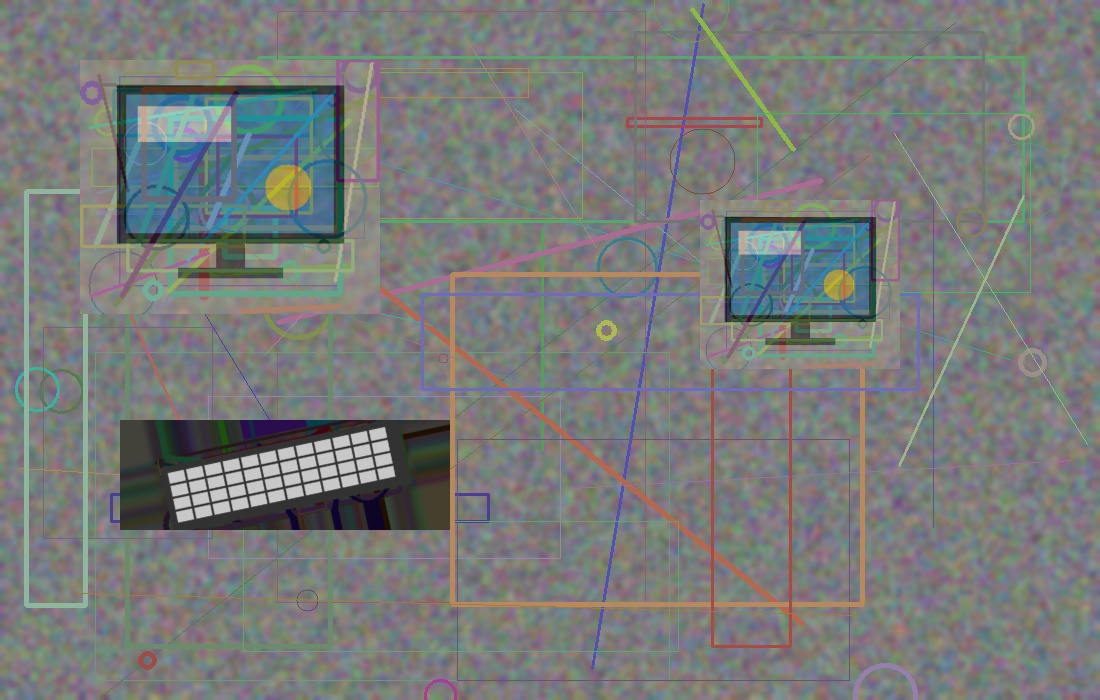
#> input picture lab 6/images/lab_inventory.jpg, 1100 x 700 px
$ python task2.py
#> lines starting #> are read from the running program, lines starting #| are printed output that depends on the picture; after the words box and inside, x2 and y2 are one past the last pixel; in counts of white or black regions, pixels touching at a corner belong together
import cv2
import numpy as np

scene = cv2.imread("images/lab_inventory.jpg")
#> scene is the input picture: shape (700, 1100, 3); mean B, G, R 121.6, 122.9, 120.7
refs = {
    "Monitor": cv2.imread("images/ref_monitor.jpg"),
    "Keyboard": cv2.imread("images/ref_keyboard.jpg"),
}
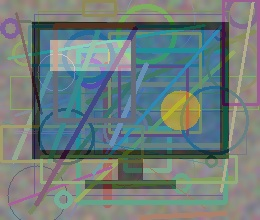
#> input picture lab 6/images/ref_monitor.jpg, 260 x 220 px
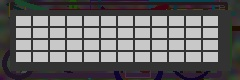
#> input picture lab 6/images/ref_keyboard.jpg, 240 x 80 px

sift = cv2.SIFT_create()
bf = cv2.BFMatcher()
scene_gray = cv2.cvtColor(scene, cv2.COLOR_BGR2GRAY)
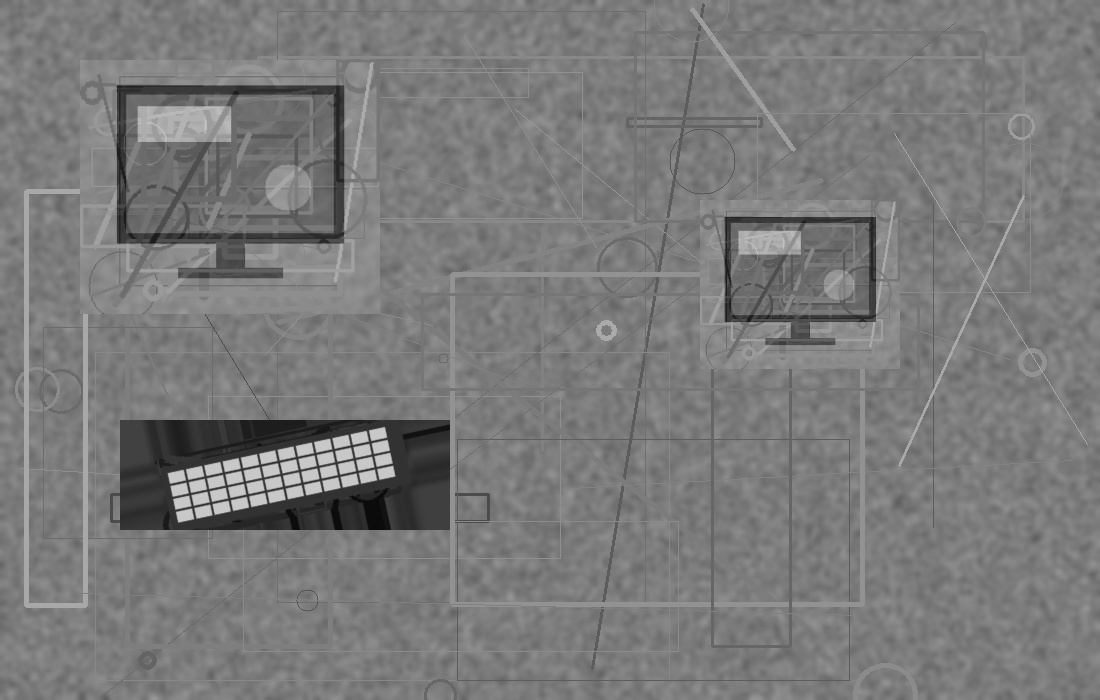
#> scene_gray: shape (700, 1100); min 8, max 206, mean 122.1
kp_s, des_s = sift.detectAndCompute(scene_gray, None)
#> kp_s = 1302 keypoints; strongest (x, y, size): (174, 476, 8.1), (388, 473, 8.2), (183, 517, 7.8), (380, 433, 7.8)

output = scene.copy()
inventory = {}
colors = {"Monitor": (0, 255, 0), "Keyboard": (255, 0, 0)}
ratio = {"Monitor": 0.7, "Keyboard": 0.9}
min_inl = {"Monitor": 10, "Keyboard": 25}

for name, ref in refs.items():
    ref_gray = cv2.cvtColor(ref, cv2.COLOR_BGR2GRAY)
    kp_r, des_r = sift.detectAndCompute(ref_gray, None)
    found = 0
    mask_scene = np.ones(len(kp_s), dtype=bool)
    for _ in range(4):
        idx = np.where(mask_scene)[0]
        if len(idx) < 10:
            break
        sub_kp = [kp_s[i] for i in idx]
        sub_des = des_s[idx]
        matches = bf.knnMatch(des_r, sub_des, k=2)
        good = []
        for m, n in matches:
            if m.distance < ratio[name] * n.distance:
                good.append(m)
        if len(good) < 8:
            break
        src = np.float32([kp_r[m.queryIdx].pt for m in good]).reshape(-1, 1, 2)
        dst = np.float32([sub_kp[m.trainIdx].pt for m in good]).reshape(-1, 1, 2)
        H, inliers = cv2.findHomography(src, dst, cv2.RANSAC, 5.0)
        if H is None or inliers.sum() < min_inl[name]:
            break
        h, w = ref_gray.shape
        pts = np.float32([[0, 0], [0, h - 1], [w - 1, h - 1], [w - 1, 0]]).reshape(-1, 1, 2)
        box = cv2.perspectiveTransform(pts, H)
        cv2.polylines(output, [np.int32(box)], True, colors[name], 3)
        cv2.putText(output, f"{name} #{found + 1}", tuple(np.int32(box[0][0])),
                    cv2.FONT_HERSHEY_SIMPLEX, 0.8, colors[name], 2)
        found += 1
        inl = inliers.ravel() == 1
        for m, keep in zip(good, inl):
            if keep:
                mask_scene[idx[m.trainIdx]] = False
        poly_mask = np.zeros(scene_gray.shape, np.uint8)
        cv2.fillPoly(poly_mask, [np.int32(box)], 255)
        for i in idx:
            x, y = kp_s[i].pt
            if poly_mask[int(min(max(y, 0), poly_mask.shape[0] - 1)), int(min(max(x, 0), poly_mask.shape[1] - 1))]:
                mask_scene[i] = False
    inventory[name] = found
#> this loop made 2 passes
#> name on passes 1 to 2: 'Monitor', 'Keyboard'
#> pass 1, `ref_gray = cv2.cvtColor(ref, cv2.COLOR_BGR2GRAY)`:
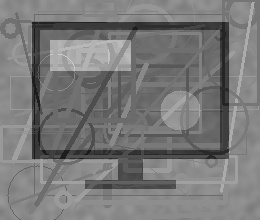
#> ref_gray: shape (220, 260); min 23, max 206, mean 121.2
#> pass 2, `ref_gray = cv2.cvtColor(ref, cv2.COLOR_BGR2GRAY)`:
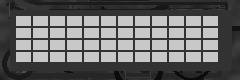
#> ref_gray: shape (80, 240); min 7, max 205, mean 103.4
#> after the loop:
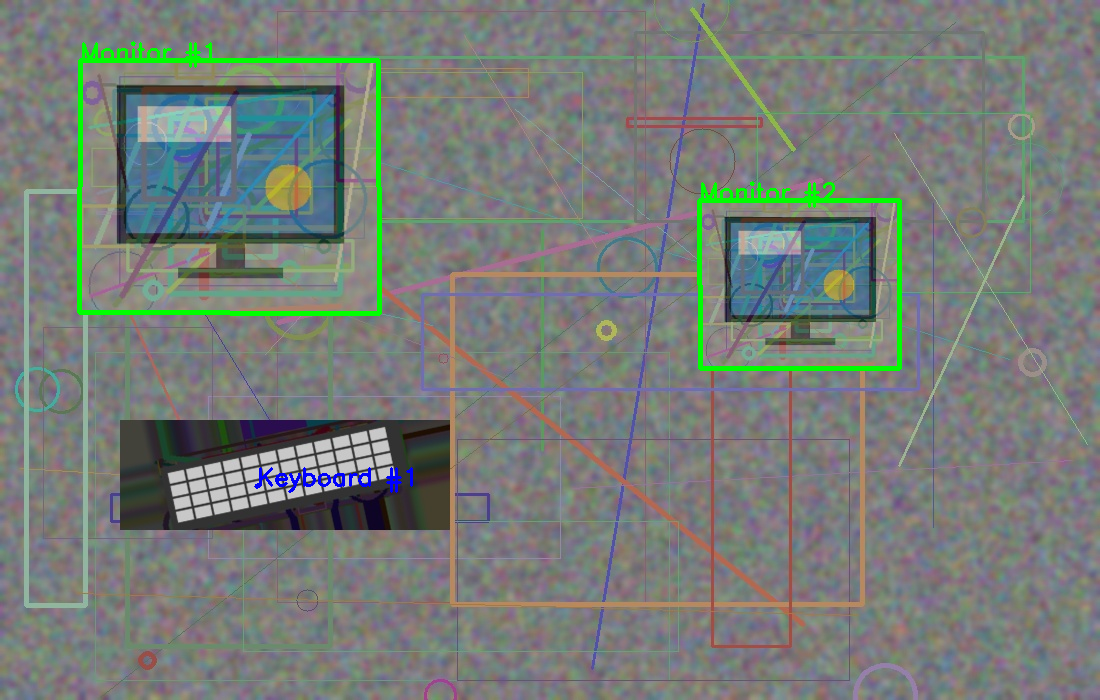
#> output: shape (700, 1100, 3); 1.54% of pixels changed, all inside (x1, y1, x2, y2) = (77, 41, 902, 493)
#> after the loop:
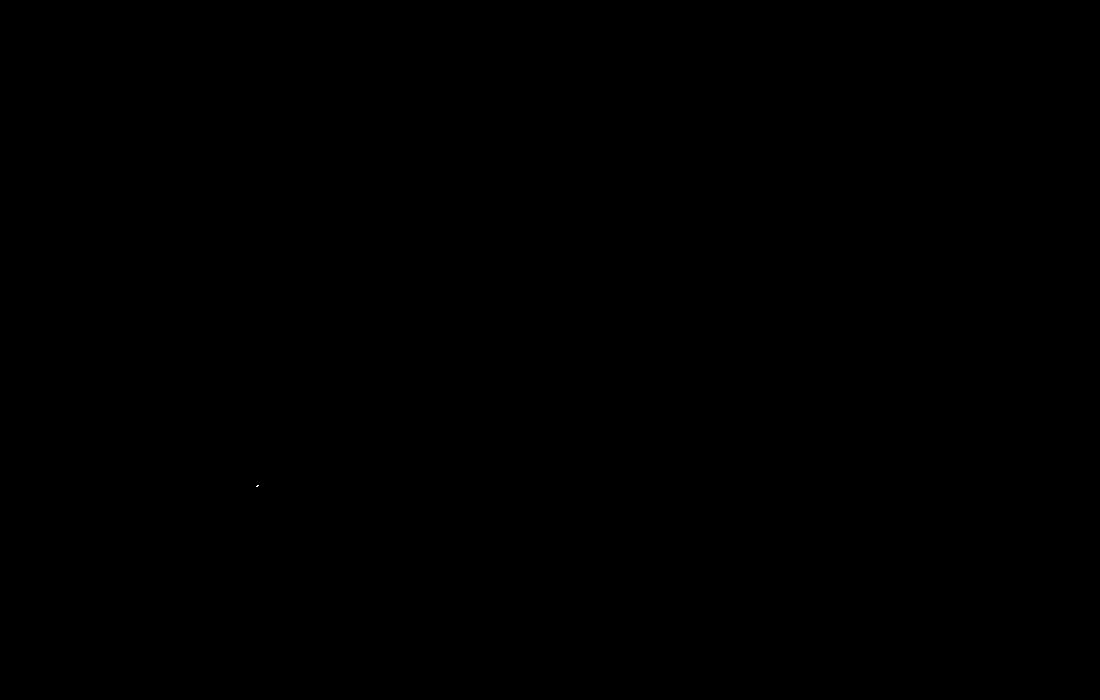
#> poly_mask: shape (700, 1100); 0% white in thin lines or dots, all inside (x1, y1, x2, y2) = (256, 485, 259, 487)
#> after the loop, inventory = {'Monitor': 2, 'Keyboard': 1}

print("Inventory:")
for k, v in inventory.items():
    print(f"{k}: {v}")
#> this loop made 2 passes
#> (k, v) on passes 1 to 2: ('Monitor', 2), ('Keyboard', 1)
#| Monitor: 2
#| Keyboard: 1

cv2.imwrite("output/task2_inventory.jpg", output)
